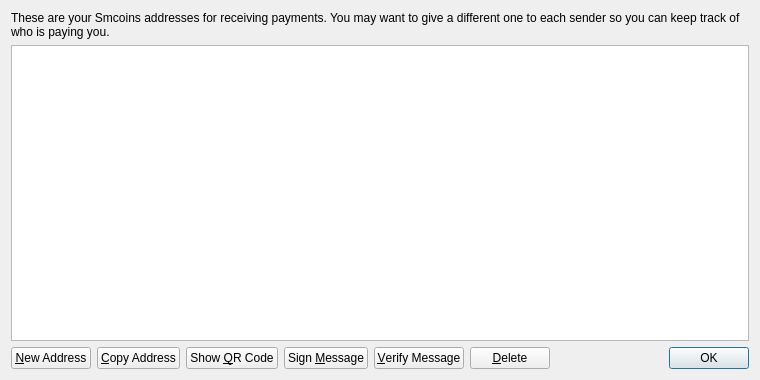
<?xml version="1.0" encoding="UTF-8"?>
<ui version="4.0">
 <class>AddressBookPage</class>
 <widget class="QWidget" name="AddressBookPage">
  <property name="geometry">
   <rect>
    <x>0</x>
    <y>0</y>
    <width>760</width>
    <height>380</height>
   </rect>
  </property>
  <property name="windowTitle">
   <string>Address Book</string>
  </property>
  <layout class="QVBoxLayout" name="verticalLayout">
   <item>
    <widget class="QLabel" name="labelExplanation">
     <property name="text">
      <string>These are your Smcoins addresses for receiving payments. You may want to give a different one to each sender so you can keep track of who is paying you.</string>
     </property>
     <property name="textFormat">
      <enum>Qt::PlainText</enum>
     </property>
     <property name="wordWrap">
      <bool>true</bool>
     </property>
    </widget>
   </item>
   <item>
    <widget class="QTableView" name="tableView">
     <property name="contextMenuPolicy">
      <enum>Qt::CustomContextMenu</enum>
     </property>
     <property name="toolTip">
      <string>Double-click to edit address or label</string>
     </property>
     <property name="tabKeyNavigation">
      <bool>false</bool>
     </property>
     <property name="selectionMode">
      <enum>QAbstractItemView::SingleSelection</enum>
     </property>
     <property name="selectionBehavior">
      <enum>QAbstractItemView::SelectRows</enum>
     </property>
     <property name="sortingEnabled">
      <bool>true</bool>
     </property>
     <attribute name="verticalHeaderVisible">
      <bool>false</bool>
     </attribute>
    </widget>
   </item>
   <item>
    <layout class="QHBoxLayout" name="horizontalLayout">
     <item>
      <widget class="QPushButton" name="newAddressButton">
       <property name="toolTip">
        <string>Create a new address</string>
       </property>
       <property name="text">
        <string>&amp;New Address</string>
       </property>
      </widget>
     </item>
     <item>
      <widget class="QPushButton" name="copyToClipboard">
       <property name="toolTip">
        <string>Copy the currently selected address to the system clipboard</string>
       </property>
       <property name="text">
        <string>&amp;Copy Address</string>
       </property>
      </widget>
     </item>
     <item>
      <widget class="QPushButton" name="showQRCode">
       <property name="text">
        <string>Show &amp;QR Code</string>
       </property>
      </widget>
     </item>
     <item>
      <widget class="QPushButton" name="signMessage">
       <property name="toolTip">
        <string>Sign a message to prove you own a Smcoins address</string>
       </property>
       <property name="text">
        <string>Sign &amp;Message</string>
       </property>
      </widget>
     </item>
     <item>
      <widget class="QPushButton" name="verifyMessage">
       <property name="toolTip">
        <string>Verify a message to ensure it was signed with a specified Smcoins address</string>
       </property>
       <property name="text">
        <string>&amp;Verify Message</string>
       </property>
      </widget>
     </item>
     <item>
      <widget class="QPushButton" name="deleteButton">
       <property name="toolTip">
        <string>Delete the currently selected address from the list</string>
       </property>
       <property name="text">
        <string>&amp;Delete</string>
       </property>
      </widget>
     </item>
     <item>
      <spacer name="horizontalSpacer">
       <property name="orientation">
        <enum>Qt::Horizontal</enum>
       </property>
       <property name="sizeHint" stdset="0">
        <size>
         <width>40</width>
         <height>20</height>
        </size>
       </property>
      </spacer>
     </item>
     <item>
      <widget class="QDialogButtonBox" name="buttonBox">
       <property name="sizePolicy">
        <sizepolicy hsizetype="Maximum" vsizetype="Fixed">
         <horstretch>0</horstretch>
         <verstretch>0</verstretch>
        </sizepolicy>
       </property>
       <property name="standardButtons">
        <set>QDialogButtonBox::Ok</set>
       </property>
      </widget>
     </item>
    </layout>
   </item>
  </layout>
 </widget>
 <resources>
  <include location="../bitcoin.qrc"/>
 </resources>
 <connections/>
</ui>
